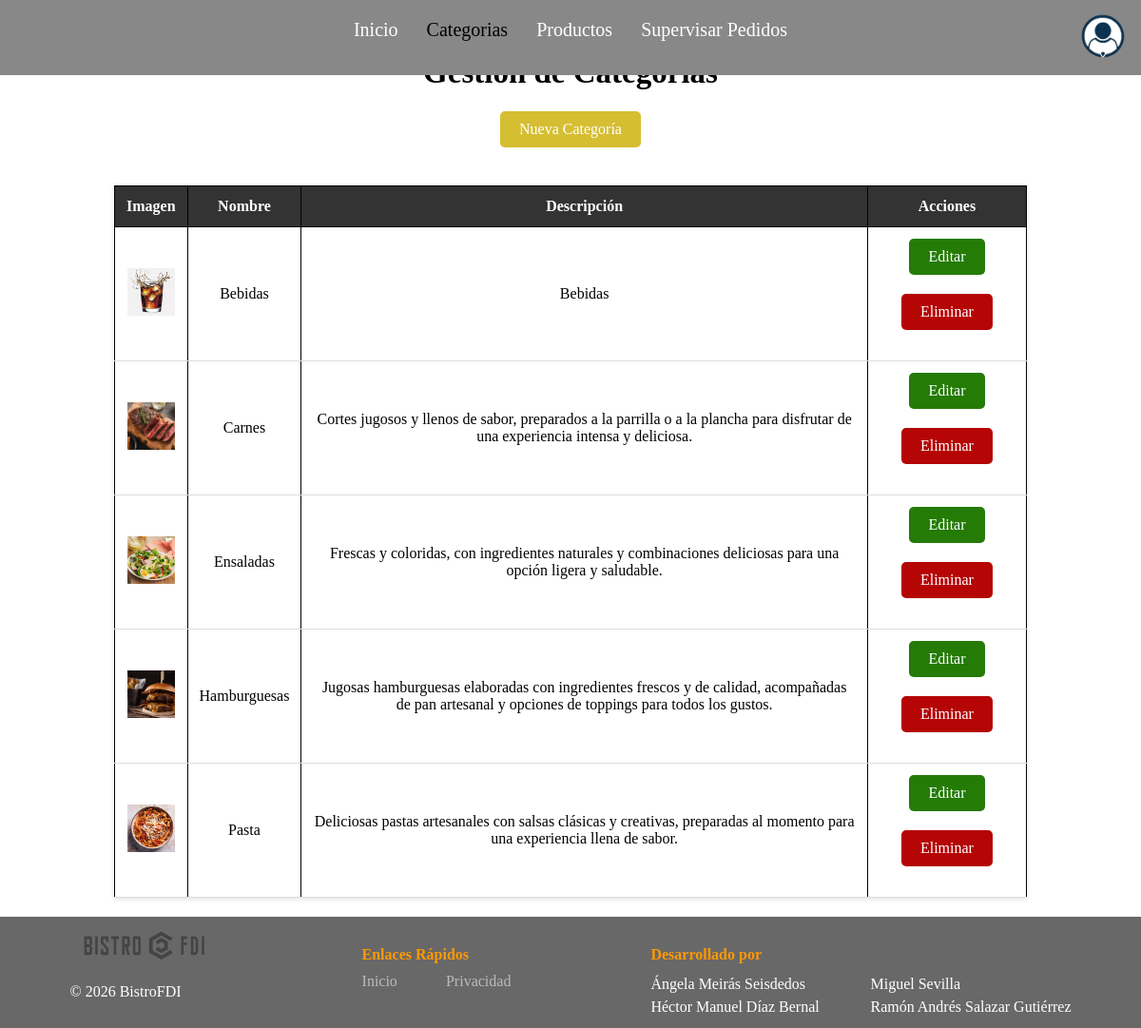
The app's page /practica2/includes/vistas/categorias/categorias_gerente.php (signed in) with its own data.
### tables this page shows
CREATE TABLE `categorias` (
  `id` int(11) NOT NULL,
  `nombre` varchar(100) NOT NULL,
  `descripcion` text DEFAULT NULL,
  `imagen` varchar(255) DEFAULT 'default_cat.png',
  `activa` tinyint(1) DEFAULT 1
);

### practica2/includes/clases/SA/CategoriaSA.php (called while the page is built, shortened)
<?php
class CategoriaSA {
    private $dao;
    public function __construct($db_connection) {
        $this->dao = new CategoriaDAO($db_connection);
    }
    public function obtenerTodas() {
        return $this->dao->listarTodas();
    }
}

### practica2/includes/clases/DAO/CategoriaDAO.php (called while the page is built, shortened)
<?php
class CategoriaDAO {
    private $db;
    public function __construct($db_connection) {
        $this->db = $db_connection;
    }
    public function listarTodas() {
        $query = "SELECT * FROM categorias ORDER BY nombre ASC";
        $res = mysqli_query($this->db, $query);
        $categorias = [];
        while ($row = mysqli_fetch_assoc($res)) {
            $imagen = isset($row['imagen']) && !empty($row['imagen']) ? $row['imagen'] : 'default.png';
            $categorias[] = new Categoria(
                $row['id'],
                $row['nombre'],
                $row['descripcion'],
                $imagen
            );
        }
        return $categorias;
    }
}

### practica2/includes/clases/DTO/Categoria.php (called while the page is built)
<?php
class Categoria {
    private $id;
    private $nombre;
    private $descripcion;
    private $imagen;
    public function __construct($id, $nombre, $descripcion, $imagen = 'default_cat.png') {
        $this->id = $id;
        $this->nombre = $nombre;
        $this->descripcion = $descripcion;
        $this->imagen = $imagen;
    }
    public function getId() { return $this->id; }
    public function getNombre() { return $this->nombre; }
    public function getDescripcion() { return $this->descripcion; }
    public function getImagen() { return $this->imagen; }
}

### practica2/includes/vistas/categorias/categorias_gerente.php (the view, shortened to what this page needs)
<?php
require_once '../../config.php';
$sa = new CategoriaSA($db_connection);
$categorias = $sa->obtenerTodas();
$filas = "";
foreach($categorias as $cat) {
    $img = !empty($cat->getImagen()) ? RUTA_IMG . "/categorias/" . htmlspecialchars($cat->getImagen()) : RUTA_IMG . "/categorias/default_cat.png";
    $nombre = htmlspecialchars($cat->getNombre());
    $desc = htmlspecialchars($cat->getDescripcion());
    $id = $cat->getId();
    $filas .= <<<EOF
    <tr>
        <td><img src="$img" width="50" height="50" style="object-fit: cover;"></td>
        <td>$nombre</td>
        <td>$desc</td>
        <td>
            <a href="apoyo/categoria_actualizar.php?id=$id" class="boton-editar">Editar</a>
            <a href="apoyo/categoria_borrar.php?id=$id" class="boton-borrar">Eliminar</a>
        </td>
    </tr>
EOF;
}
$contenidoPrincipal = <<<EOF
    <h1>Gestión de Categorías</h1>
    <a href="apoyo/categoria_crear.php" class="boton-nuevo">Nueva Categoría</a>
    <table class="tabla-gestion">
        <thead>
            <tr>
                <th>Imagen</th>
                <th>Nombre</th>
                <th>Descripción</th>
                <th>Acciones</th>
            </tr>
        </thead>
        <tbody>
            $filas
        </tbody>
    </table>
EOF;
require("../comun/plantilla.php");

### practica2/css/default.css (style rules this page uses)
body { margin: 0; display: flex; flex-direction: column; min-height: 100vh; }
h1 { font-size: 33px; font-family: 'Times New Roman', Times, serif; }
table, tr, th, td { border: 1px solid black; }
.tabla-gestion { width: 80%; border-collapse: collapse; margin: 20px 0; background-color: white; box-shadow: 0 2px 5px rgba(0,0,0,0.1); }
.tabla-gestion th { background-color: #333; color: white; padding: 12px; font-family: 'Times New Roman', Times, serif; }
.tabla-gestion td { padding: 12px; text-align: center; border-bottom: 1px solid #ddd; }
.boton-nuevo { background-color: rgb(214, 190, 50); color: white; padding: 10px 20px; text-decoration: none; border-radius: 5px; font-family: 'Times New Roman', Times, serif; margin-bottom: 20px; display: inline-block; }
.boton-editar { background-color: rgb(36, 123, 6); color: white; padding: 10px 20px; text-decoration: none; border-radius: 5px; font-family: 'Times New Roman', Times, serif; margin-bottom: 10px; display: inline-block; }
.boton-borrar { margin-top: 10px; background-color: rgb(181, 5, 5); color: white; padding: 10px 20px; text-decoration: none; border-radius: 5px; font-family: 'Times New Roman', Times, serif; margin-bottom: 20px; display: inline-block; }

### records on screen
categorias: imagen (picture), nombre "Bebidas", descripcion "Bebidas"
categorias: imagen (picture), nombre "Carnes", descripcion "Cortes jugosos y llenos de sabor, preparados a la parrilla o a la plancha para disfrutar de una experiencia intensa y deliciosa."
categorias: imagen (picture), nombre "Ensaladas", descripcion "Frescas y coloridas, con ingredientes naturales y combinaciones deliciosas para una opción ligera y saludable."
categorias: imagen (picture), nombre "Hamburguesas", descripcion "Jugosas hamburguesas elaboradas con ingredientes frescos y de calidad, acompañadas de pan artesanal y opciones de toppings para todos los gustos."
categorias: imagen (picture), nombre "Pasta", descripcion "Deliciosas pastas artesanales con salsas clásicas y creativas, preparadas al momento para una experiencia llena de sabor."
